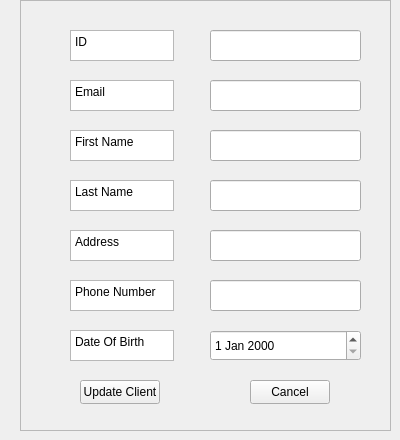
       <widget class="QWidget" name="UpdateClientPage">
        <widget class="QFrame" name="UpdateClient">
         <property name="geometry">
          <rect>
           <x>20</x>
           <y>0</y>
           <width>371</width>
           <height>431</height>
          </rect>
         </property>
         <property name="frameShape">
          <enum>QFrame::StyledPanel</enum>
         </property>
         <property name="frameShadow">
          <enum>QFrame::Raised</enum>
         </property>
         <widget class="QLineEdit" name="ClientUpdateID">
          <property name="geometry">
           <rect>
            <x>190</x>
            <y>30</y>
            <width>151</width>
            <height>31</height>
           </rect>
          </property>
         </widget>
         <widget class="QLineEdit" name="ClientUpdateEmail">
          <property name="geometry">
           <rect>
            <x>190</x>
            <y>80</y>
            <width>151</width>
            <height>31</height>
           </rect>
          </property>
         </widget>
         <widget class="QLineEdit" name="ClientUpdateFirstName">
          <property name="geometry">
           <rect>
            <x>190</x>
            <y>130</y>
            <width>151</width>
            <height>31</height>
           </rect>
          </property>
         </widget>
         <widget class="QLineEdit" name="ClientUpdateLastName">
          <property name="geometry">
           <rect>
            <x>190</x>
            <y>180</y>
            <width>151</width>
            <height>31</height>
           </rect>
          </property>
         </widget>
         <widget class="QDateEdit" name="ClientUpdateDob">
          <property name="geometry">
           <rect>
            <x>190</x>
            <y>330</y>
            <width>151</width>
            <height>31</height>
           </rect>
          </property>
         </widget>
         <widget class="QLineEdit" name="ClientUpdateAddress">
          <property name="geometry">
           <rect>
            <x>190</x>
            <y>230</y>
            <width>151</width>
            <height>31</height>
           </rect>
          </property>
         </widget>
         <widget class="QLineEdit" name="ClientUpdatePhoneNumber">
          <property name="geometry">
           <rect>
            <x>190</x>
            <y>280</y>
            <width>151</width>
            <height>31</height>
           </rect>
          </property>
         </widget>
         <widget class="QPushButton" name="ClientUpdateButton">
          <property name="geometry">
           <rect>
            <x>60</x>
            <y>380</y>
            <width>80</width>
            <height>24</height>
           </rect>
          </property>
          <property name="text">
           <string>Update Client</string>
          </property>
         </widget>
         <widget class="QPushButton" name="ClientUpdateCancel">
          <property name="geometry">
           <rect>
            <x>230</x>
            <y>380</y>
            <width>80</width>
            <height>24</height>
           </rect>
          </property>
          <property name="text">
           <string>Cancel</string>
          </property>
         </widget>
         <widget class="QPlainTextEdit" name="ClientUpdateIDLine">
          <property name="geometry">
           <rect>
            <x>50</x>
            <y>30</y>
            <width>104</width>
            <height>31</height>
           </rect>
          </property>
          <property name="plainText">
           <string>ID</string>
          </property>
          <property name="textInteractionFlags">
           <set>Qt::NoTextInteraction</set>
          </property>
         </widget>
         <widget class="QPlainTextEdit" name="ClientUpdateEmailLine">
          <property name="geometry">
           <rect>
            <x>50</x>
            <y>80</y>
            <width>104</width>
            <height>31</height>
           </rect>
          </property>
          <property name="plainText">
           <string>Email</string>
          </property>
          <property name="textInteractionFlags">
           <set>Qt::NoTextInteraction</set>
          </property>
         </widget>
         <widget class="QPlainTextEdit" name="ClientUpdateFirstNameLine">
          <property name="geometry">
           <rect>
            <x>50</x>
            <y>130</y>
            <width>104</width>
            <height>31</height>
           </rect>
          </property>
          <property name="plainText">
           <string>First Name</string>
          </property>
          <property name="textInteractionFlags">
           <set>Qt::NoTextInteraction</set>
          </property>
         </widget>
         <widget class="QPlainTextEdit" name="ClientUpdateLastNameLine">
          <property name="geometry">
           <rect>
            <x>50</x>
            <y>180</y>
            <width>104</width>
            <height>31</height>
           </rect>
          </property>
          <property name="plainText">
           <string>Last Name</string>
          </property>
          <property name="textInteractionFlags">
           <set>Qt::NoTextInteraction</set>
          </property>
         </widget>
         <widget class="QPlainTextEdit" name="ClientUpdateAddressLine">
          <property name="geometry">
           <rect>
            <x>50</x>
            <y>230</y>
            <width>104</width>
            <height>31</height>
           </rect>
          </property>
          <property name="plainText">
           <string>Address</string>
          </property>
          <property name="textInteractionFlags">
           <set>Qt::NoTextInteraction</set>
          </property>
         </widget>
         <widget class="QPlainTextEdit" name="ClientUpdatePhoneNumberLine">
          <property name="geometry">
           <rect>
            <x>50</x>
            <y>280</y>
            <width>104</width>
            <height>31</height>
           </rect>
          </property>
          <property name="plainText">
           <string>Phone Number</string>
          </property>
          <property name="textInteractionFlags">
           <set>Qt::NoTextInteraction</set>
          </property>
         </widget>
         <widget class="QPlainTextEdit" name="ClientUpdateDobLine">
          <property name="geometry">
           <rect>
            <x>50</x>
            <y>330</y>
            <width>104</width>
            <height>31</height>
           </rect>
          </property>
          <property name="plainText">
           <string>Date Of Birth</string>
          </property>
          <property name="textInteractionFlags">
           <set>Qt::NoTextInteraction</set>
          </property>
         </widget>
        </widget>
       </widget>
